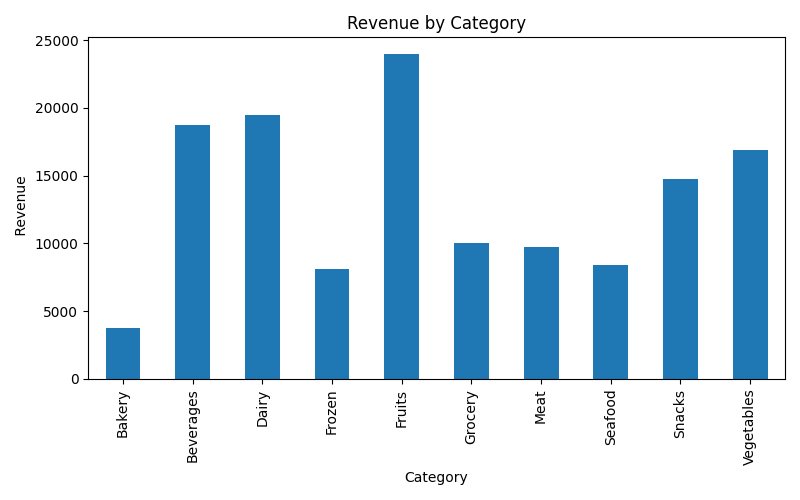

This chart was generated by the following Python code:
import pandas as pd
import matplotlib.pyplot as plt
df = pd.read_csv("blinkit_data.csv")
sales = df.groupby("Category")[("Revenue")].sum()
plt.figure(figsize=(8,5))
sales.plot(kind="bar")
plt.title("Revenue by Category")
plt.xlabel("Category")
plt.ylabel(" Revenue")
plt.tight_layout()
plt.savefig("blinkit_chart.png")
plt.show()
